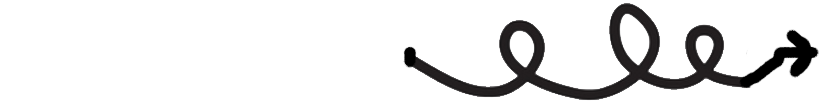
#> input picture 1.png, 820 x 110 px
$ python Generate_twisted_one_hand.py
#> lines starting #> are read from the running program, lines starting #| are printed output that depends on the picture
import matplotlib.pyplot as plt
import numpy as np
import os
from matplotlib.patches import FancyArrowPatch
from PIL import Image

def draw_bezier_curve(fig, angle, width, file_name):
    angle = angle * 180 / np.pi

    # 打开PNG图片
    png_img = Image.open(file_name)

    # 计算图片的宽度和高度
    width_percent = (width / float(png_img.size[0]))  # 宽度的百分比
    new_height = int((float(png_img.size[1]) * float(width_percent)))  # 按比例计算新的高度
    png_img = png_img.resize((width, new_height))

    # 旋转PNG图片
    png_img = png_img.rotate(angle, expand=True)  # expand=True让图片适应旋转后的内容

    # 将图片转换为NumPy数组
    png_array = np.array(png_img)

    # 获取画布的大小
    fig_width, fig_height = fig.get_size_inches() * fig.dpi
    rotated_width, rotated_height = png_img.size

    # 计算PNG图片的左上角位置，使其居中
    x_offset = (fig_width - rotated_width) / 2 - 58  # 水平居中
    y_offset = (fig_height - rotated_height) / 2 - 60 # 垂直居中

    # 使用fig.figimage将图片叠加到图表上
    fig.figimage(png_array, xo=int(x_offset), yo=int(y_offset), alpha=1)


def draw_clock(hours_indicator, minutes_indicator, seconds_indicator, save_path):
#> called with hours_indicator = 60, minutes_indicator = False, seconds_indicator = False
    fig, ax = plt.subplots(figsize=(6, 6))
    ax.set_aspect('equal')

    # Draw the main circle of the clock
    circle = plt.Circle((0, 0), radius=1, fc="#ffffff", ec="black", lw=3)
    ax.add_patch(circle)

    # Draw the ticks for hours, minutes, and seconds
    for i in range(60):
        tick_angle = np.pi / 30 * i
        if i % 5 == 0:
            length = 0.1  # longer tick every 5 minutes (for hours)
            lw = 3
        else:
            length = 0.05  # shorter tick for minutes and seconds
            lw = 1
        x_in = (1 - length) * np.cos(tick_angle)
        y_in = (1 - length) * np.sin(tick_angle)
        x_out = np.cos(tick_angle)
        y_out = np.sin(tick_angle)
        ax.plot([x_in, x_out], [y_in, y_out], lw=lw, color="black")

    # Add clock numbers
    for number in range(1, 13):
        number_angle = np.pi / 6 * (3 - number)
        x_num = 0.8 * np.cos(number_angle)
        y_num = 0.8 * np.sin(number_angle)
        ax.text(x_num, y_num, str(number), ha="center", va="center", fontsize=16, fontweight="bold")
    hours = hours_indicator
    minutes = minutes_indicator
    seconds = seconds_indicator
    if not hours_indicator:
        hours = 0
    if not minutes_indicator:
        minutes = 0
    if not seconds_indicator:
        seconds = 0
    # Calculate angles for the clock hands
    # hour_angle = np.pi / 6 * (3 - (hours % 12) - minutes / 60 - seconds / 3600)
    # minute_angle = np.pi / 30 * (15 - minutes - seconds / 60)
    hour_angle = np.pi / 30 * (15 - hours)
    minute_angle = np.pi / 30 * (15 - minutes)
    second_angle = np.pi / 30 * (15 - seconds)

    # Draw clock hands
    if hours_indicator:
        draw_bezier_curve(fig, hour_angle, 250, '1.png')
#> in draw_bezier_curve, png_img is the input picture: PIL image 820x110 RGBA; mean R, G, B, A 228.2, 228, 228.1, 27.7
#> in draw_bezier_curve, `png_img = png_img.resize((width, new_height))`:
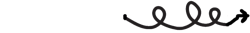
#> png_img: PIL image 250x33 RGBA; mean R, G, B, A 9.9, 9.5, 9.7, 27.7; transparent parts drawn white
#> in draw_bezier_curve, `png_img = png_img.rotate(angle, expand=True)`:
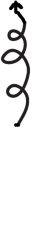
#> png_img: PIL image 33x250 RGBA; mean R, G, B, A 9.9, 9.5, 9.7, 27.7; transparent parts drawn white
    if minutes_indicator:
        draw_bezier_curve(fig, minute_angle, 300, '2.png')
    if seconds_indicator:
        draw_bezier_curve(fig, second_angle, 400, '3.png')


    # Decorative center dot
    ax.add_patch(plt.Circle((0, 0), radius=0.02, fc="black"))

    # Hide axes
    plt.axis("off")
    plt.xlim(-1.05, 1.05)
    plt.ylim(-1.05, 1.05)
    # plt.show()
    # Save the image
    plt.savefig(save_path, bbox_inches='tight', pad_inches=0.1)
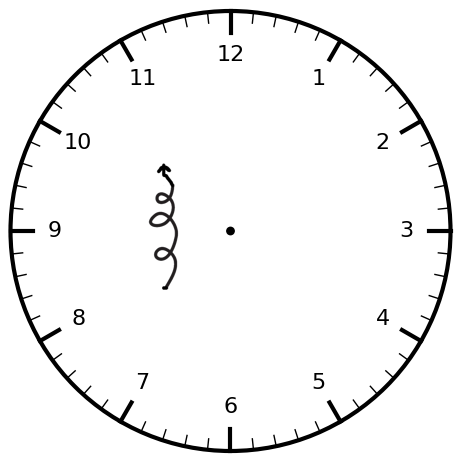
#> figure drawn by matplotlib, 1 panel
    plt.close(fig)
    1

# draw_clock(1, 2, 13, 'None')

#
# Create dataset folder
path_folder = "clock_one_hand_twisted_dataset/Hour"
os.makedirs(path_folder, exist_ok=True)
for hour in range(60):
    if hour == 0:
        hour = 60
    filename = f"Hour_{hour:02d}.png"
    path = os.path.join(path_folder, filename)
    draw_clock(hour, False, False, path)

path_folder = "clock_one_hand_twisted_dataset/Minute"
#> path_folder = 'clock_one_hand_twisted_dataset/Minute'
os.makedirs(path_folder, exist_ok=True)
for minute in range(60):
    if minute == 0:
        minute = 60
    filename = f"Minute_{minute:02d}.png"
    path = os.path.join(path_folder, filename)
    draw_clock(False, minute, False, path)


path_folder = "clock_one_hand_twisted_dataset/Second"
#> path_folder = 'clock_one_hand_twisted_dataset/Second'
os.makedirs(path_folder, exist_ok=True)
for second in range(60):
    if second == 0:
        second = 60
    filename = f"Second_{second:02d}.png"
    path = os.path.join(path_folder, filename)
    draw_clock(False, False, second, path)


print("✅ Clock image dataset generated successfully!")
